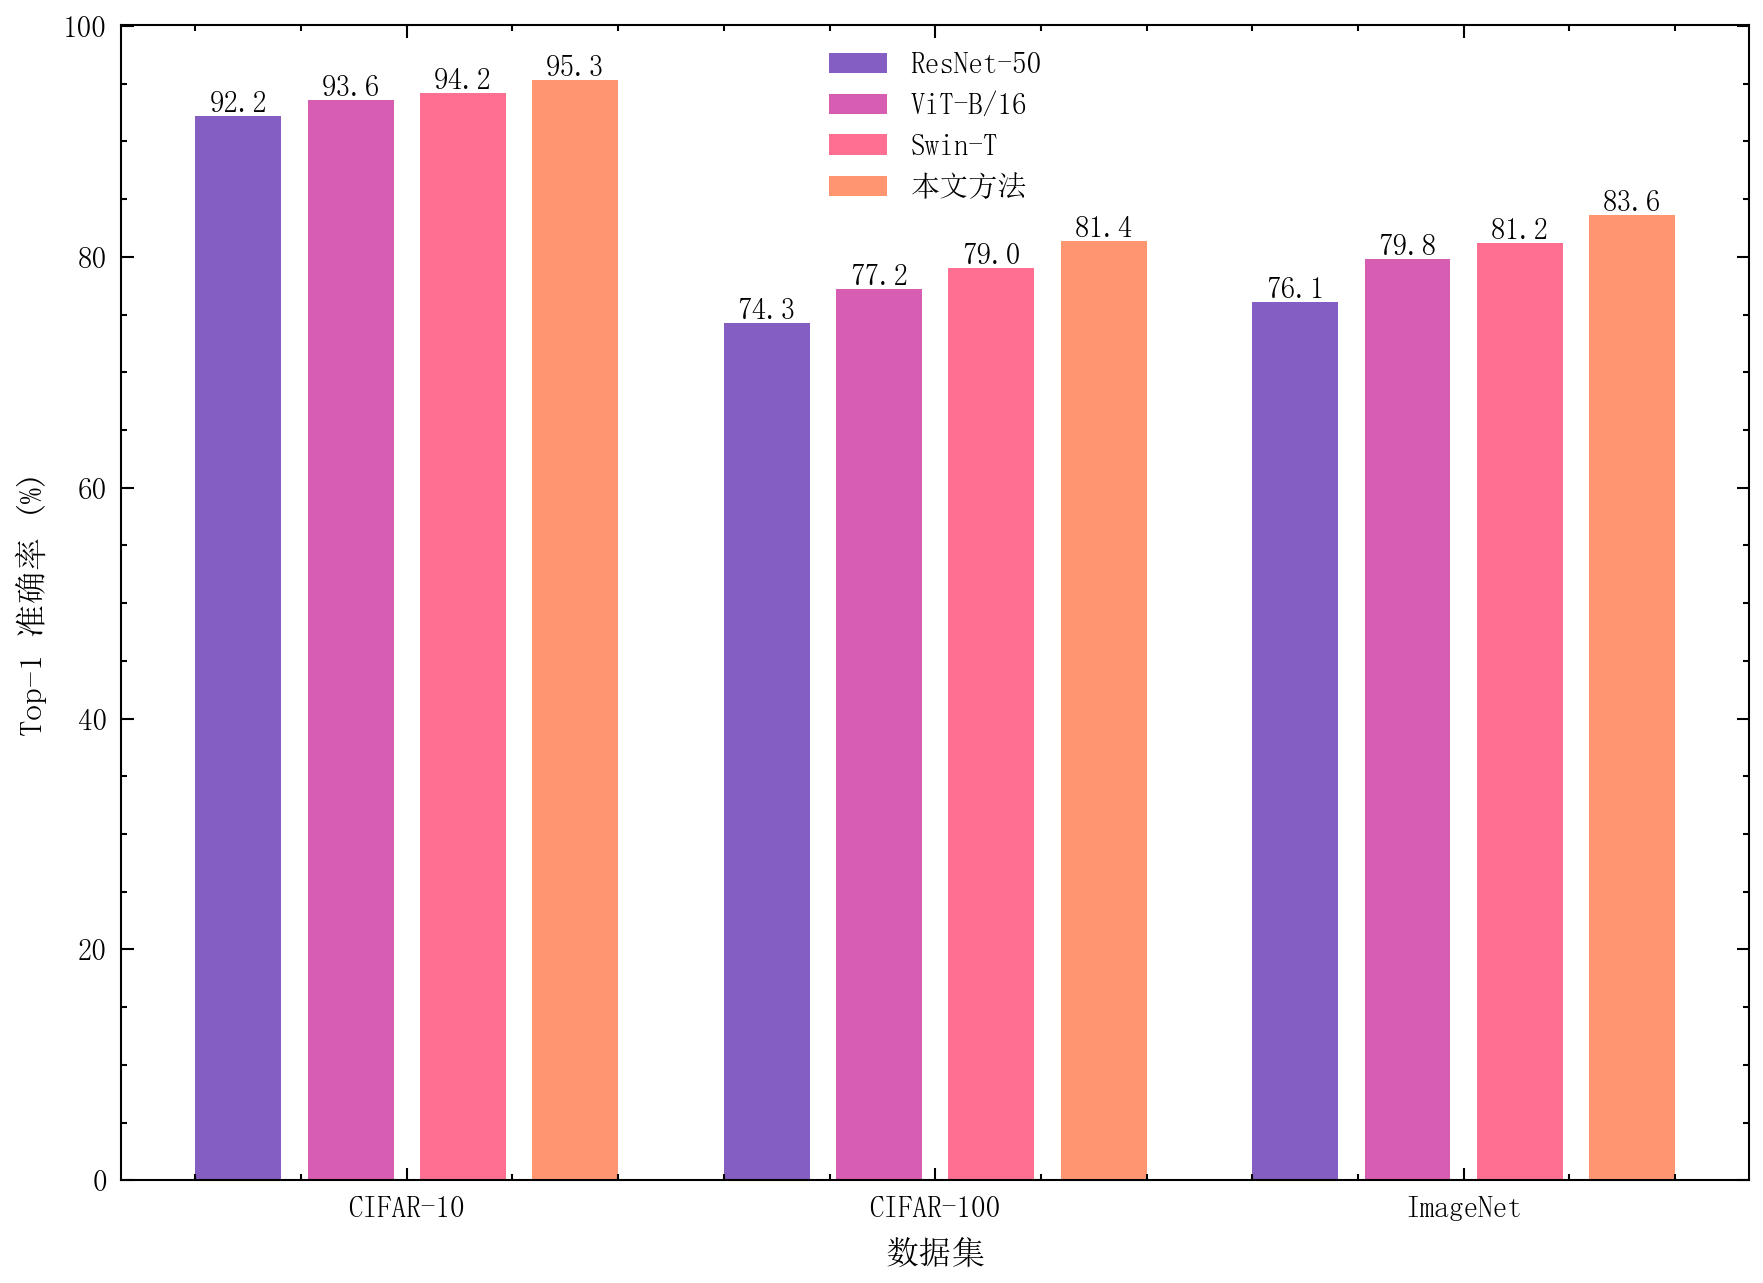

Write the Python code that produced this figure.
"""
02_grouped_bar.py — 分组柱状图

展示 SciPlot 的 plot_grouped_bar() 功能：4 种分类模型在 3 个数据集上的
准确率、F1 分数和 AUC 对比。柱顶显示数值。
"""

import numpy as np
import sciplot as sp

# 可复现随机种子
np.random.seed(42)

# ── 数据生成 ──────────────────────────────────────────────────
# 模拟 4 种分类模型在 3 个基准数据集上的性能指标
datasets = ["CIFAR-10", "CIFAR-100", "ImageNet"]

# 各模型的真实表现范围（带少量随机扰动）
model_data = {
    "ResNet-50":   np.array([92.1, 74.3, 76.0]) + np.random.normal(0, 0.15, 3),
    "ViT-B/16":    np.array([93.4, 77.2, 79.8]) + np.random.normal(0, 0.15, 3),
    "Swin-T":      np.array([94.0, 78.9, 81.3]) + np.random.normal(0, 0.15, 3),
    "本文方法":     np.array([95.2, 81.5, 83.7]) + np.random.normal(0, 0.15, 3),
}

# 保留一位小数
for key in model_data:
    model_data[key] = np.round(model_data[key], 1)

# ── 绘图 ──────────────────────────────────────────────────────
fig, ax = sp.plot_grouped_bar(
    groups=datasets,
    data=model_data,
    xlabel="数据集",
    ylabel="Top-1 准确率 (%)",
    show_values=True,
    value_fmt=".1f",
    palette="pastel",
)

# ── 保存 ──────────────────────────────────────────────────────
sp.save(fig, "showcase/02_grouped_bar", formats=("png",), dpi=300)
